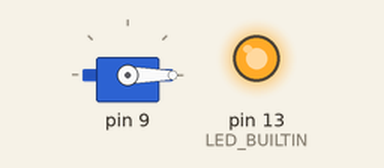
Recording of a sketch running on a simulated Arduino Uno, built with avr-gcc and run on an emulated ATmega328P. On the bench: servo, output pins drawn as LEDs (lit = HIGH).

Above: at 0.05 s.
At 3.1 s:
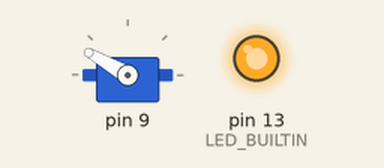
At 6.2 s:
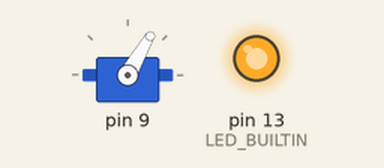
At 12.35 s:
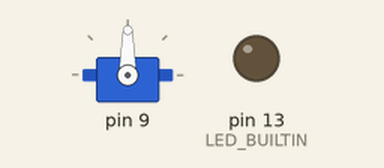
Timing chart, 0 to 16.1 s (numbered marks = the images above):
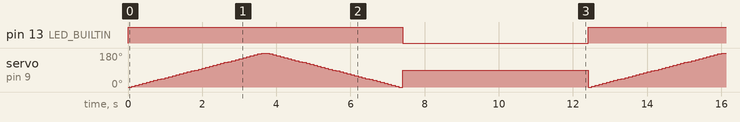

Measured:
- by itself, pin 13 (LED_BUILTIN): alternates HIGH for 7.4 s and LOW for 5.0 s

The sketch:

servo.ino
```cpp
#include <Servo.h>

namespace Pins {
    const int kServoSignal = 9;
    const int kDebugLed = LED_BUILTIN;
}

Servo servo;

void setup() {
    servo.attach(Pins::kServoSignal);

    pinMode(Pins::kDebugLed, OUTPUT);
}

void loop() {
    digitalWrite(Pins::kDebugLed, HIGH);

    for (int i = 0; i <= 180; i += 5) {
        servo.write(i);
        delay(100);
    }

    for (int i = 180; i >= 0; i -= 5) {
        servo.write(i);
        delay(100);
    }

    digitalWrite(Pins::kDebugLed, LOW);
    servo.write(90);
    delay(5000);
}
```
